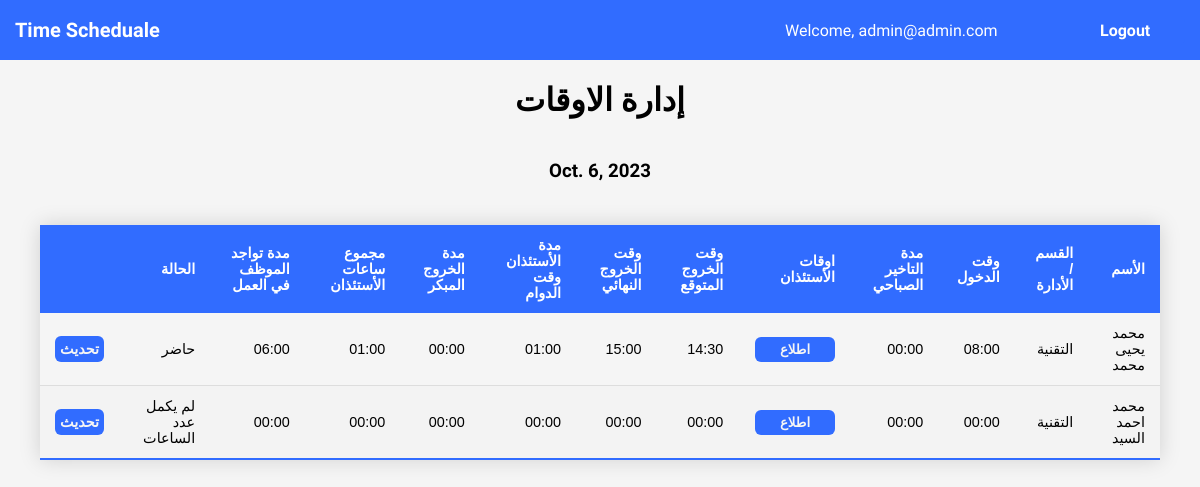
Page /managment/ (signed in) on the committed database.
### accounts/models.py (models this page shows, shortened)
class UserAccount(AbstractBaseUser, PermissionsMixin):
    email = models.EmailField(max_length=255, unique=True)
    name = models.CharField(max_length=255)
    is_active = models.BooleanField(default=False)
    is_staff = models.BooleanField(default=False)
    is_data = models.BooleanField(default=False)
    is_permit = models.BooleanField(default=False)
    is_info = models.BooleanField(default=False)
    objects = UserAccountManager()
    USERNAME_FIELD = 'email'
    REQUIRED_FIELDS = ['name']

### employee/models.py (models this page shows, shortened)
class Employee(models.Model):
    name = models.CharField(max_length=300, null=True, blank=True)
    civil_id = models.CharField(max_length=300, null=True, blank=True)
    department = models.CharField(max_length=300, null=True, blank=True)
    enterance_time = models.TimeField(default=time(0,0) , null=True, blank=True)
    permission_leaving_time = models.TimeField(default=time(0,0), null=True, blank=True)
    permission_entering_time = models.TimeField(default=time(0,0), null=True, blank=True)
    is_permit_private_1 = models.BooleanField(default=True, null=True, blank=True)
    is_permit_hospital_1 = models.BooleanField(default=False, null=True, blank=True)
    is_permit_official_1 = models.BooleanField(default=False, null=True, blank=True)
    permission_leaving_time_2 = models.TimeField(default=time(0,0), null=True, blank=True)
    permission_entering_time_2 = models.TimeField(default=time(0,0), null=True, blank=True)
    is_permit_private_2 = models.BooleanField(default=True, null=True, blank=True)
    is_permit_hospital_2 = models.BooleanField(default=False, null=True, blank=True)
    is_permit_official_2 = models.BooleanField(default=False, null=True, blank=True)
    permission_leaving_time_3 = models.TimeField(default=time(0,0), null=True, blank=True)
    permission_entering_time_3 = models.TimeField(default=time(0,0), null=True, blank=True)
    is_permit_private_3 = models.BooleanField(default=True, null=True, blank=True)
    is_permit_hospital_3 = models.BooleanField(default=False, null=True, blank=True)
    is_permit_official_3 = models.BooleanField(default=False, null=True, blank=True)
    final_leaving_time = models.TimeField(default=time(0,0),null=True, blank=True)
    created_date = models.DateTimeField(default=timezone.now)
    def calculate_morning_delay_time(self):
        if self.enterance_time > time(8,30):
            datetime1 = datetime.combine(datetime.today(), self.enterance_time)
            datetime2 = datetime.combine(datetime.today(), time(8, 30))
            time_difference = datetime1 - datetime2
            hours, remainder = divmod(time_difference.seconds, 3600)
            minutes, _ = divmod(remainder, 60)
            formatted_time = f'{hours:02}:{minutes:02}'
            return formatted_time
        else:
            return "00:00"
    def expected_leaving_time(self):
        if self.enterance_time == time(0,0):
            return "00:00"
        elif self.enterance_time <= time(8):
            return "14:30"
    def permission_duration(self):
        permit1_datetime1 = datetime.combine(datetime.today(), self.permission_entering_time)
        permit1_datetime2 = datetime.combine(datetime.today(), self.permission_leaving_time)
        if self.is_permit_private_1 == True:
            time_difference_1 = permit1_datetime1 - permit1_datetime2
        else:
            time_difference_1 = timedelta(hours=0, minutes=0)
        permit2_datetime1 = datetime.combine(datetime.today(), self.permission_entering_time_2)
        permit2_datetime2 = datetime.combine(datetime.today(), self.permission_leaving_time_2)
        if self.is_permit_private_2 == True:
            time_difference_2 = permit2_datetime1 - permit2_datetime2
        else:
            time_difference_2 = timedelta(hours=0, minutes=0)
        permit3_datetime1 = datetime.combine(datetime.today(), self.permission_entering_time_3)
        permit3_datetime2 = datetime.combine(datetime.today(), self.permission_leaving_time_3)
        if self.is_permit_private_3 == True:
            time_difference_3 = permit3_datetime1 - permit3_datetime2
        else:
            time_difference_3 = timedelta(hours=0, minutes=0)
        total = time_difference_1 + time_difference_2 + time_difference_3
        hours, remainder = divmod(total.seconds, 3600)
        minutes, _ = divmod(remainder, 60)
        formatted_time = f'{hours:02}:{minutes:02}'
        return formatted_time
    def early_leaving_time(self):
        time_difference = timedelta(hours=0, minutes=0)
        format_string = "%H:%M"
        h_expecting_time = datetime.strptime(self.expected_leaving_time(), format_string).time()
        i_final_leaving_time = self.final_leaving_time
        if i_final_leaving_time <= time(15,0):
            if i_final_leaving_time == time(0,0):
                time_difference = timedelta(hours=0, minutes=0)
            elif i_final_leaving_time <= time(14,30):
                time_difference = datetime.combine(datetime.today(), h_expecting_time) - datetime.combine(datetime.today(), i_final_leaving_time)
            elif i_final_leaving_time  >= h_expecting_time:
                time_difference = timedelta(hours=0, minutes=0)
            else:
                time_difference = datetime.combine(datetime.today(), h_expecting_time) - datetime.combine(datetime.today(), i_final_leaving_time)
        else:
            time_difference = timedelta(hours=0, minutes=0)
        result_time = "{:02}:{:02}".format(time_difference.seconds // 3600, (time_difference.seconds // 60) % 60)
        return(result_time)
    def whole_permission_duration(self):
        format_string = "%H:%M"
        delay_morning= datetime.strptime(self.calculate_morning_delay_time(), format_string).time()
        permission_duration = datetime.strptime(self.permission_duration(), format_string).time()
        early_leaving = datetime.strptime(self.early_leaving_time(), format_string).time()
        total_seconds = delay_morning.hour * 3600 + delay_morning.minute * 60 + delay_morning.second + \
                permission_duration.hour * 3600 + permission_duration.minute * 60 + permission_duration.second + \
                early_leaving.hour * 3600 + early_leaving.minute * 60 + early_leaving.second
        hours, remainder = divmod(total_seconds, 3600)
        minutes, seconds = divmod(remainder, 60)
        sum_time = timedelta(hours=hours, minutes=minutes, seconds=seconds)
        result_time = "{:02}:{:02}".format(sum_time.seconds // 3600, (sum_time.seconds // 60) % 60)
        return result_time
    def staying_in_job_duration(self):
        format_string = "%H:%M"
        enterance_time_value = datetime.combine(datetime.today(), self.enterance_time)
        final_leaving_time = datetime.combine(datetime.today(), self.final_leaving_time)
        permission_duration_str = self.permission_duration()
        permission_duration_parts = permission_duration_str.split(":")
        permission_duration_timedelta = timedelta(hours=int(permission_duration_parts[0]), minutes=int(permission_duration_parts[1]))
        if self.enterance_time >= time(8, 0):
            if self.final_leaving_time <= time(15, 0):
                final_leaving_time = datetime.combine(datetime.today(), self.final_leaving_time)  # Convert to datetime
                time_diff = final_leaving_time - enterance_time_value - permission_duration_timedelta
            else:
                time_diff = datetime.combine(datetime.today(), time(15, 0)) - enterance_time_value - permission_duration_timedelta
        elif self.enterance_time == time(0,0) and self.final_leaving_time == time(0,0):
            time_diff = timedelta(hours=0, minutes=0)
        else:
            time_diff = datetime.combine(datetime.today(), time(15, 0)) - datetime.combine(datetime.today(), time(8, 0)) - permission_duration_timedelta
        result_time = "{:02}:{:02}".format(time_diff.seconds // 3600, (time_diff.seconds // 60) % 60)
        return result_time
    def staying_condition(self):
        status = ""
        format_string = "%H:%M"
        staying_in_work= datetime.strptime(self.staying_in_job_duration(), format_string).time()
        if staying_in_work >= time(5,0):
            status = "حاضر"
        else:
            status = "لم يكمل عدد الساعات"
        return status

### managment/views.py (the view, shortened to what this page needs)
# urls.py: path("", IndexView.as_view(), name="managment_index"),
class IndexView(View):
    def get(self, request):
        employee = Employee.objects.all()
        employee_today = Employee.objects.filter(created_date__date = today)
        if employee_today.exists():
            return render(request, "managment/index.html", context={"employee_today":employee_today, "date":today})
        else:
            return render(request, "managment/index.html")

### templates/managment/index.html (shortened to what this page needs)
{% extends 'base.html' %}
{% load static %}
{% block content %}
<link rel="stylesheet" href="{% static 'css/managment.css' %}" />
{% include "navebar.html" %}
<div class = "container">
    <div class="wrapper">
        <h1>إدارة الاوقات</h1>
    {% if employee_today|length == 0 %}
    <form method = "POST" action = ".">
        {% csrf_token %}
        <button type = "submit">إنشاء جدول جديد</button>
    </form>
    {% else %}
    <h3>{{date}}</h3>
    <div dir = "rtl" class = "table-container">
        <table class="styled-table">
            <thead>
                <tr>
                    <th>الأسم</th>
                    <th>القسم / الأدارة</th>
                    <th>وقت الدخول</th>
                    <th>مدة التاخير الصباحي</th>
                    <th>اوقات الأستئذان</th>
                    <th>وقت الخروج المتوقع</th>
                    <th>وقت الخروج النهائي</th>
                    <th>مدة الأستئذان وقت الدوام</th>
                    <th>مدة الخروج المبكر</th>
                    <th>مجموع ساعات الأستئذان</th>
                    <th>مدة تواجد الموظف في العمل</th>
                    <th>الحالة</th>
                    <th></th>
                </tr>
            </thead>
            <tbody>
                {% for employee in employee_today %}
                <tr>
                    <td>{{employee.name}}</td>
                    <td>{{employee.department}}</td>
                    <td>{{employee.enterance_time|time:"H:i"}}</td>
                    <td>{{employee.calculate_morning_delay_time}}</td>
                    <td><button class="look" employeeID = {{employee.id}}>اطلاع</button></td>
                    <td>{{employee.expected_leaving_time}}</td>
                    <td>{{employee.final_leaving_time|time:"H:i"}}</td>
                    <td>{{employee.permission_duration}}</td>
                    <td>{{employee.early_leaving_time}}</td>
                    <td>{{employee.whole_permission_duration}}</td>
                    <td>{{employee.staying_in_job_duration}}</td>
                    <td>{{employee.staying_condition}}</td>
                    <td><a href="{% url 'managment_update' employee.id %}">تحديث</a></td>
                </tr>
                {% endfor %}
            </tbody>
        </table>
    </div>
    {% endif %}
    </div>
</div>
{% endblock content %}

### templates/navebar.html
{% load static %}
<link rel="stylesheet" href="{% static 'css/nav.css' %}" />
<div class="nav-container">
  <h1>Time Scheduale</h1>
  <div class="user">
    {% if user.is_authenticated  %}
    <p>Welcome, {{user.email}}</p>
    {% endif %}
    <a href="{% url 'logout_page' %}">Logout</a>
  </div>
</div>

### static/css/managment.css (style rules this page uses)
body { box-sizing: border-box; padding: 0; margin: 0; font-family: "Crete Round", serif; font-family: "Signika Negative", sans-serif; height: 100vh; }
.container { display: flex; align-items: center; flex-direction: column; background-color: #f5f5f5; }
.container .wrapper { width: 100%; height: 100vh; display: flex; align-items: center; justify-items: center; flex-direction: column; }
.table-container { margin: 0 40px; }
.styled-table { border-collapse: collapse; margin: 25px 0; font-size: 0.9em; font-family: sans-serif; min-width: 400px; box-shadow: 0 0 20px rgba(0, 0, 0, 0.15); }
.styled-table thead tr { background-color: rgba(49, 108, 255, 255); color: #ffffff; text-align: right; }
.styled-table th, .styled-table td { padding: 12px 15px; }
.styled-table tbody tr { border-bottom: 1px solid #dddddd; }
.styled-table tbody tr:nth-of-type(even) { background-color: #f3f3f3; }
.styled-table tbody tr:last-of-type { border-bottom: 2px solid rgba(49, 108, 255, 255); }
button { background-color: rgba(49, 108, 255, 255); color: #f5f5f5; width: 80px; border-radius: 6px; padding: 5px; font-weight: 600; border: none; outline: none; cursor: pointer; }
a { background-color: rgba(49, 108, 255, 255); color: #f5f5f5; width: 80px; border-radius: 6px; padding: 5px; font-weight: 600; border: none; outline: none; text-decoration: none; }

### static/css/nav.css (style rules this page uses)
.nav-container { background-color: rgba(49, 108, 255, 255);; height: 60px; margin: 0; padding: 0; box-sizing: border-box; display: flex; flex-direction: row; align-items: center; color: white; justify-content: space-between; padding-left: 15px; padding-right: 15px; }
.nav-container h1 { margin: 0; padding: 0; font-size: 20px; font-family: 700; }
.nav-container .user { display: flex; flex-direction: row; justify-content: space-between; align-items: center; min-width: 400px; font-weight: 300; }
.nav-container .user a { text-decoration: none; color: white; font-weight: 700; }

### rows in the picture
UserAccount: email "admin@admin.com", last_login "Oct. 6, 2023"
Employee: name "محمد يحيى محمد", department "التقنية", enterance_time "08:00", calculate_morning_delay_time "00:00", expected_leaving_time "14:30", final_leaving_time "15:00", permission_duration "01:00", early_leaving_time "00:00", whole_permission_duration "01:00", staying_in_job_duration "06:00", staying_condition "حاضر"
Employee: name "محمد احمد السيد", department "التقنية", enterance_time "00:00", calculate_morning_delay_time "00:00", expected_leaving_time "00:00", final_leaving_time "00:00", permission_duration "00:00", early_leaving_time "00:00", whole_permission_duration "00:00", staying_in_job_duration "00:00", staying_condition "لم يكمل عدد الساعات"
